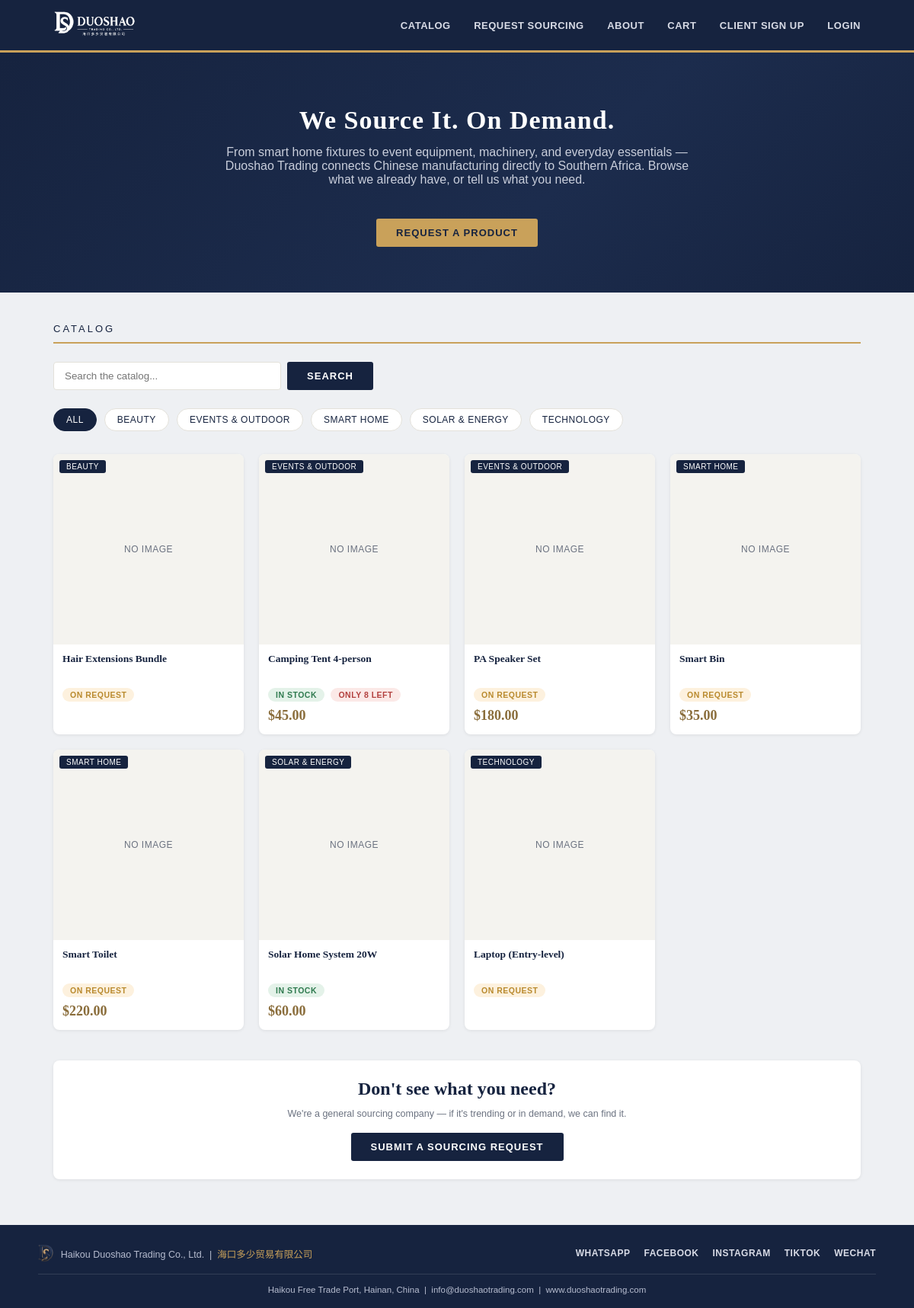
Before: / with the older database file.
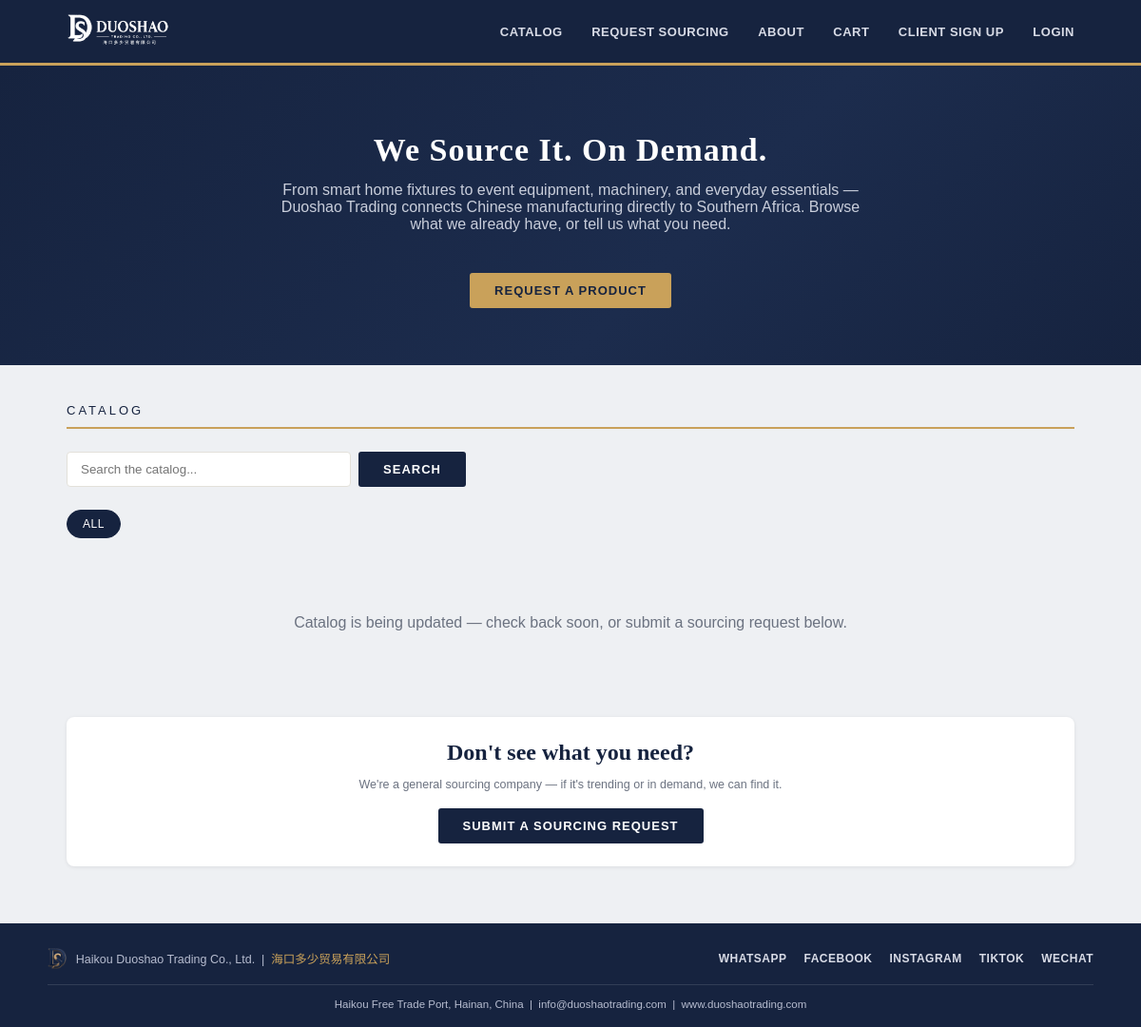
After: the same page with the newer database file.
### duoshao/models.py (models this page shows, shortened)
class Product(db.Model):
    __tablename__ = "stock_item"  # kept as the original table name — no data migration needed
    id = db.Column(db.Integer, primary_key=True)
    name = db.Column(db.String(150), nullable=False)
    sku = db.Column(db.String(60), unique=True)
    category = db.Column(db.String(80))
    description = db.Column(db.Text)
    image_filename = db.Column(db.String(255))
    quantity = db.Column(db.Integer, default=0)
    reorder_level = db.Column(db.Integer, default=5)
    unit_cost_usd = db.Column(db.Float, default=0)  # internal cost — never shown publicly
    unit_price_usd = db.Column(db.Float, default=0)  # what the customer pays
    active = db.Column(db.Boolean, default=True)  # visible on the public catalog
    variant_label = db.Column(db.String(40))  # e.g. "Color", "Size" — shown above the picker on the product page
    variant_options = db.Column(db.Text)  # comma-separated choices, e.g. "Red, Blue, Black" — same price/stock for all
    gallery_images = db.Column(db.Text)  # comma-separated additional image filenames, shown alongside the main photo
    location = db.Column(db.String(20))  # Zambia / Zimbabwe — where this stock is physically held
    created_at = db.Column(db.DateTime, default=datetime.utcnow)
    updated_at = db.Column(db.DateTime, default=datetime.utcnow, onupdate=datetime.utcnow)
    @property
    def availability(self):
        return "in_stock" if (self.quantity or 0) > 0 else "sourced_on_request"
    @property
    def low_stock(self):
        return self.quantity <= self.reorder_level

### duoshao/public/routes.py (the view)
@public_bp.route("/")
def home():
    query = request.args.get("q", "").strip()
    items_q = Product.query.filter_by(active=True)
    if query:
        like = f"%{query}%"
        items_q = items_q.filter(db.or_(Product.name.ilike(like), Product.description.ilike(like)))
    items = items_q.order_by(Product.category, Product.name).all()
    categories = sorted(set(i.category for i in Product.query.filter_by(active=True).all() if i.category))
    return render_template("public/home.html", items=items, categories=categories, query=query)

### duoshao/cart/routes.py (called while the page is built)
def _get_cart():
    return session.get(CART_SESSION_KEY, {})

def cart_count():
    return len(_get_cart())

### duoshao/templates/public/home.html (shortened to what this page needs)
{% extends "public/base.html" %}
{% block content %}
<section class="hero">
  <div class="container">
    <h1>We Source It. On Demand.</h1>
    <p>From smart home fixtures to event equipment, machinery, and everyday essentials — Duoshao Trading connects Chinese manufacturing directly to Southern Africa. Browse what we already have, or tell us what you need.</p>
    <a class="btn btn-gold" href="{{ url_for('public.sourcing_request') }}">Request a Product</a>
  </div>
</section>
<div class="container">
  <div class="section-title"><span>Catalog</span></div>
  {% set search_url = url_for('public.home') %}
  {% include "_catalog_section.html" %}
  <div class="card-block" style="text-align:center; margin: 40px 0 60px;">
    <h2 style="margin-bottom:10px;">Don't see what you need?</h2>
    <p class="muted" style="margin-bottom:18px;">We're a general sourcing company — if it's trending or in demand, we can find it.</p>
    <a class="btn btn-navy" href="{{ url_for('public.sourcing_request') }}">Submit a Sourcing Request</a>
  </div>
</div>
{% endblock %}

### duoshao/templates/_catalog_section.html (shortened to what this page needs)
<form method="GET" action="{{ search_url }}" style="margin-bottom:20px; display:flex; gap:8px; max-width:420px;">
  <input type="text" name="q" value="{{ query }}" placeholder="Search the catalog..." style="flex:1; padding:10px 14px; border:1px solid var(--border); border-radius:4px; font-family:Arial,sans-serif;">
  <button type="submit" class="btn btn-navy">Search</button>
</form>
<div class="tabs">
  <a href="{{ search_url }}" class="{{ 'active' if not query }}">All</a>
  {% for cat in categories %}
    <a href="#{{ cat|replace(' ', '-') }}">{{ cat }}</a>
  {% endfor %}
</div>
{% if items %}
<div class="product-grid">
  {% for item in items %}
  <a href="{{ url_for('public.product_detail', item_id=item.id) }}" class="product-card" id="{{ item.category|replace(' ', '-') }}">
    <div class="product-card-img">
      {% if item.image_filename %}
      <img src="{{ url_for('static', filename='uploads/catalog/' + item.image_filename) }}" alt="{{ item.name }}" loading="lazy">
      {% else %}
      <div class="product-card-noimg">No Image</div>
      {% endif %}
      {% if item.category %}<span class="product-card-tag">{{ item.category }}</span>{% endif %}
    </div>
    <div class="product-card-body">
      <h3 class="product-card-title">{{ item.name }}</h3>
      <div class="product-card-meta">
        {% if item.availability == 'in_stock' %}
          <span class="badge badge-instock">In Stock</span>
          {% if item.low_stock %}<span class="badge badge-pending">Only {{ item.quantity }} left</span>{% endif %}
        {% else %}
          <span class="badge badge-sourced">On Request</span>
        {% endif %}
      </div>
      {% if item.unit_price_usd %}
      <div class="product-card-price">${{ "%.2f"|format(item.unit_price_usd) }}</div>
      {% endif %}
    </div>
  </a>
  {% endfor %}
</div>
{% else %}
<div class="empty-state">
  {% if query %}No catalog items match "{{ query }}". <a href="{{ url_for('public.sourcing_request') }}?product={{ query|urlencode }}">Submit a sourcing request</a> instead.
  {% else %}Catalog is being updated — check back soon, or submit a sourcing request below.{% endif %}
</div>
{% endif %}

Changed rows visible on the page:
removed Product: category "BEAUTY", shows "NO IMAGE", name "Hair Extensions Bundle", quantity "ON REQUEST"
removed Product: category "EVENTS & OUTDOOR", shows "NO IMAGE", name "Camping Tent 4-person", quantity "8", unit_price_usd "45.00"
removed Product: category "SMART HOME", shows "NO IMAGE", name "Smart Toilet", quantity "ON REQUEST", unit_price_usd "220.00"
removed Product: category "SOLAR & ENERGY", shows "NO IMAGE", name "Solar Home System 20W", quantity "IN STOCK", unit_price_usd "60.00"
removed Product: category "TECHNOLOGY", shows "NO IMAGE", name "Laptop (Entry-level)", quantity "ON REQUEST"
removed Product: shows "NO IMAGE", category "EVENTS & OUTDOOR", name "PA Speaker Set", quantity "ON REQUEST", unit_price_usd "180.00"
removed Product: shows "NO IMAGE", category "SMART HOME", name "Smart Bin", quantity "ON REQUEST", unit_price_usd "35.00"
Other visible differences:
text now shown: "Catalog is being updated — check back soon, or submit a sourcing request below."
